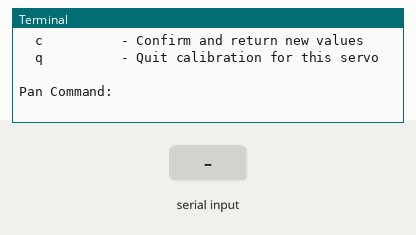
Bench run of a program on a simulated Raspberry Pi (BCM pin numbers). On the bench: the last lines printed to the terminal. Inputs (shaded band) come from the test bench. At 5.8 s the program stops and its outputs stay as they are.

Above: at 1.2 s.
1.3 s: "q" typed at the terminal, then Enter
At 2.1 s:
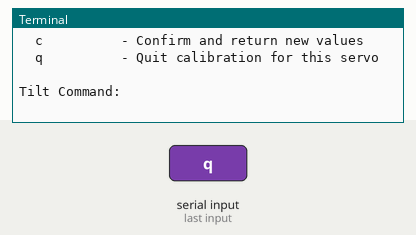
2.8 s: "t" typed at the terminal, then Enter
At 4.0 s:
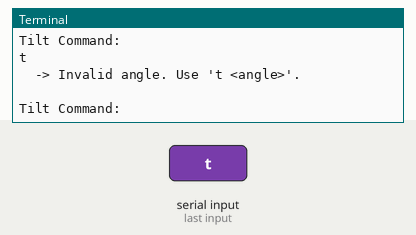
4.3 s: "m" typed at the terminal, then Enter
At 5.4 s:
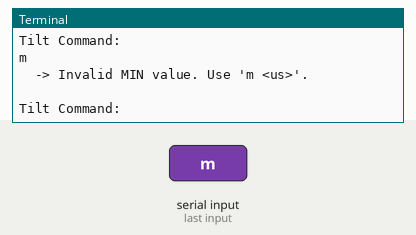
5.8 s: "c" typed at the terminal, then Enter
At 6.6 s:
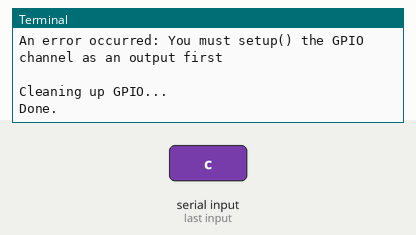

The program:

servo_calibration.py
```python
#!/usr/bin/env python3
"""
Servo Calibration Script for Raspberry Pi 4 (Ubuntu Server 22.04)

This script helps you find the precise minimum and maximum pulse widths
for your servos to achieve accurate 0° and 180° positions.

It uses the RPi.GPIO library and standard PWM.
"""

import RPi.GPIO as GPIO
import time
import sys

# --- Configuration ---
# Change these pins to match your wiring
PAN_PIN = 12
TILT_PIN = 13
PWM_FREQUENCY = 50  # Hz (standard for servos)

# Initial estimates for pulse widths (microseconds)
# Adjust these if your servo behaves wildly at startup
INITIAL_MIN_PULSE_US = 500  # Slightly below typical 0.5ms
INITIAL_MAX_PULSE_US = 2500 # Slightly above typical 2.5ms

# GPIO Setup
GPIO.setmode(GPIO.BCM)
GPIO.setwarnings(False) # Suppress warnings if GPIO pins are already in use

def setup_servo(pin):
    """Initialize a GPIO pin for servo control."""
    GPIO.setup(pin, GPIO.OUT)
    pwm = GPIO.PWM(pin, PWM_FREQUENCY)
    pwm.start(0) # Start with 0% duty cycle (stopped)
    return pwm

def us_to_duty_cycle(pulse_width_us, freq_hz=PWM_FREQUENCY):
    """Convert pulse width in microseconds to duty cycle percentage."""
    period_us = 1_000_000 / freq_hz
    duty_cycle = (pulse_width_us / period_us) * 100
    return duty_cycle

def angle_to_pulse_width(angle, min_pulse_us, max_pulse_us):
    """Map an angle (0-180) to a pulse width."""
    if angle < 0: angle = 0
    if angle > 180: angle = 180
    pulse_width = min_pulse_us + (angle / 180.0) * (max_pulse_us - min_pulse_us)
    return pulse_width

def set_servo_angle(pin, angle, min_pulse_us, max_pulse_us):
    """
    Move the servo connected to the given pin to a specific angle.
    This function creates its own PWM object to ensure correct pin control.
    """
    # Setup PWM for the specific pin
    pwm = GPIO.PWM(pin, PWM_FREQUENCY)
    pwm.start(0) # Start with 0% duty cycle

    pulse_width = angle_to_pulse_width(angle, min_pulse_us, max_pulse_us)
    duty_cycle = us_to_duty_cycle(pulse_width)
    pwm.ChangeDutyCycle(duty_cycle)
    print(f"  -> Setting {pin} to {angle}° (Pulse: {pulse_width:.1f}us, Duty: {duty_cycle:.2f}%)")

    # Keep the pulse active briefly for the servo to move
    time.sleep(0.1)

    # Stop the PWM signal to hold the position
    pwm.ChangeDutyCycle(0)
    pwm.stop() # Clean up the temporary PWM object

def calibrate_servo(pin_number, pin_name, current_min_us, current_max_us):
    """Interactive calibration loop for a single servo."""
    print(f"\n--- Calibrating {pin_name} Servo (GPIO {pin_number}) ---")
    print(f"Current Calibration: Min = {current_min_us}us, Max = {current_max_us}us")
    print("Commands:")
    print("  t <angle>  - Test an angle (e.g., 't 0', 't 90', 't 180')")
    print("  m <us>     - Set new MIN pulse width (e.g., 'm 550')")
    print("  M <us>     - Set new MAX pulse width (e.g., 'M 2450')")
    print("  s          - Sweep from 0 to 180 and back (using current calibration)")
    print("  c          - Confirm and return new values")
    print("  q          - Quit calibration for this servo")

    min_pulse_us = current_min_us
    max_pulse_us = current_max_us

    while True:
        try:
            user_input = input(f"\n{pin_name} Command: ").strip()
            if not user_input:
                continue

            # Split the input into command and argument more explicitly
            parts = user_input.split()
            command = parts[0].lower()
            args_str = ' '.join(parts[1:]).strip() if len(parts) > 1 else ""

            if command == 'q':
                print("Calibration cancelled for this servo.")
                return current_min_us, current_max_us # Return original values if cancelled

            elif command == 'c':
                print(f"Calibration confirmed for {pin_name}.")
                print(f"Final values - Min: {min_pulse_us}us, Max: {max_pulse_us}us")
                # Move servo to center position (90 degrees) after confirmation
                print(f"  -> Moving to center position (90°)...")
                set_servo_angle(pin_number, 90, min_pulse_us, max_pulse_us)
                return min_pulse_us, max_pulse_us

            elif command == 't':
                try:
                    angle = int(args_str)
                    if 0 <= angle <= 180:
                        set_servo_angle(pin_number, angle, min_pulse_us, max_pulse_us)
                        print(f"  -> Moved to {angle}°")
                    else:
                        print("  -> Angle must be between 0 and 180.")
                except ValueError:
                    print("  -> Invalid angle. Use 't <angle>'.")

            elif command == 'm':
                try:
                    new_min = int(args_str)
                    if 500 <= new_min <= 2500: # Reasonable limits
                        min_pulse_us = new_min
                        print(f"  -> MIN pulse width updated to {min_pulse_us}us")
                        # Move to 0° to test
                        set_servo_angle(pin_number, 0, min_pulse_us, max_pulse_us)
                        print(f"  -> Testing 0° with new MIN value...")
                    else:
                        print("  -> MIN pulse should be between 500 and 2500 microseconds.")
                except ValueError:
                    print("  -> Invalid MIN value. Use 'm <us>'.")

            elif command == 'M': # Correctly handle capital M for MAX
                try:
                    new_max = int(args_str)
                    if 500 <= new_max <= 2500: # Reasonable limits
                        max_pulse_us = new_max # ASSIGN the new value to the variable
                        print(f"  -> MAX pulse width updated to {max_pulse_us}us")
                        # Move to 180° to test
                        set_servo_angle(pin_number, 180, min_pulse_us, max_pulse_us)
                        print(f"  -> Testing 180° with new MAX value...")
                    else:
                        print("  -> MAX pulse should be between 500 and 2500 microseconds.")
                except ValueError:
                    print("  -> Invalid MAX value. Use 'M <us>'.")

            elif command == 's':
                print(f"  -> Sweeping 0° to 180° and back using Min: {min_pulse_us}us, Max: {max_pulse_us}us")
                # Sweep 0 to 180
                for a in range(0, 181, 5):
                    set_servo_angle(pin_number, a, min_pulse_us, max_pulse_us)
                    time.sleep(0.05)
                # Sweep 180 back to 0
                for a in range(180, -1, -5):
                    set_servo_angle(pin_number, a, min_pulse_us, max_pulse_us)
                    time.sleep(0.05)
                print("  -> Sweep complete.")

            else:
                print("  -> Unknown command. Use 't', 'm', 'M', 's', 'c', or 'q'.")

        except KeyboardInterrupt:
            print("\nCalibration interrupted.")
            return current_min_us, current_max_us

def main():
    print("=== Raspberry Pi Servo Calibration Tool ===")
    print(f"Using GPIO pins: Pan = GPIO {PAN_PIN}, Tilt = GPIO {TILT_PIN}")
    print("This tool helps you find the correct pulse width limits for your servos.")
    print("Ensure your servos are wired correctly before starting.")
    print("Press Ctrl+C at any time to quit safely.\n")

    try:
        print("Starting calibration sequence...")
        print("Recommended: Calibrate the pan servo first, then the tilt servo.")

        # Calibrate Pan Servo
        pan_min_us, pan_max_us = calibrate_servo(PAN_PIN, "Pan", INITIAL_MIN_PULSE_US, INITIAL_MAX_PULSE_US)

        # Calibrate Tilt Servo
        tilt_min_us, tilt_max_us = calibrate_servo(TILT_PIN, "Tilt", INITIAL_MIN_PULSE_US, INITIAL_MAX_PULSE_US)

        print("\n=== Calibration Complete ===")
        print(f"Pan Servo (GPIO {PAN_PIN}): Min = {pan_min_us}us, Max = {pan_max_us}us")
        print(f"Tilt Servo (GPIO {TILT_PIN}): Min = {tilt_min_us}us, Max = {tilt_max_us}us")
        print("\nYou can now use these values in your main tracking script.")
        print("For example, update the angle_to_duty_cycle function to use these calibrated values.")
        print("\nExample for Pan servo:")
        print(f"  pulse_width = {pan_min_us} + (angle / 180.0) * ({pan_max_us} - {pan_min_us})")
        print(f"  duty_cycle = (pulse_width / (1_000_000 / {PWM_FREQUENCY})) * 100")

        # Move both servos to a safe center position before exiting
        print("\nMoving servos to center position (90°)...")
        set_servo_angle(PAN_PIN, 90, pan_min_us, pan_max_us)
        set_servo_angle(TILT_PIN, 90, tilt_min_us, tilt_max_us)
        time.sleep(0.5) # Brief pause

    except Exception as e:
        print(f"\nAn error occurred: {e}")
    finally:
        print("\nCleaning up GPIO...")
        GPIO.cleanup()
        print("Done.")

if __name__ == "__main__":
    main()
```

Measured:
- after the input at 1.3 s, the terminal: prints a new line at once (image 1)
- after the input at 2.8 s, the terminal: prints a new line at once (image 2)
- after the input at 4.3 s, the terminal: prints a new line at once (image 3)
- after the input at 5.8 s, the terminal: prints a new line at once (image 4)
